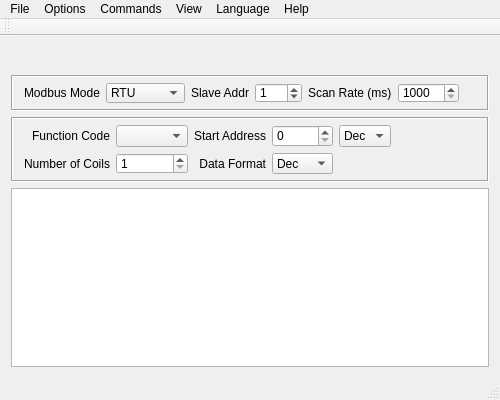
<?xml version="1.0" encoding="UTF-8"?>
<ui version="4.0">
 <class>MainWindow</class>
 <widget class="QMainWindow" name="MainWindow">
  <property name="geometry">
   <rect>
    <x>0</x>
    <y>0</y>
    <width>500</width>
    <height>400</height>
   </rect>
  </property>
  <property name="minimumSize">
   <size>
    <width>500</width>
    <height>400</height>
   </size>
  </property>
  <property name="maximumSize">
   <size>
    <width>720</width>
    <height>720</height>
   </size>
  </property>
  <property name="windowTitle">
   <string>QModMaster</string>
  </property>
  <property name="windowIcon">
   <iconset resource="../icons/icons.qrc">
    <normaloff>:/icons/connect-24.png</normaloff>:/icons/connect-24.png</iconset>
  </property>
  <widget class="QWidget" name="centralWidget">
   <layout class="QVBoxLayout" name="verticalLayout">
    <item>
     <widget class="InfoBar" name="infobar">
      <layout class="QHBoxLayout" name="horizontalLayout_2"/>
     </widget>
    </item>
    <item>
     <widget class="QFrame" name="frame_1">
      <property name="minimumSize">
       <size>
        <width>0</width>
        <height>36</height>
       </size>
      </property>
      <property name="frameShape">
       <enum>QFrame::Box</enum>
      </property>
      <property name="frameShadow">
       <enum>QFrame::Sunken</enum>
      </property>
      <layout class="QHBoxLayout" name="horizontalLayout">
       <property name="topMargin">
        <number>6</number>
       </property>
       <property name="bottomMargin">
        <number>6</number>
       </property>
       <item>
        <widget class="QLabel" name="lblModbusMode">
         <property name="text">
          <string>Modbus Mode</string>
         </property>
         <property name="alignment">
          <set>Qt::AlignRight|Qt::AlignTrailing|Qt::AlignVCenter</set>
         </property>
         <property name="buddy">
          <cstring>cmbModbusMode</cstring>
         </property>
        </widget>
       </item>
       <item>
        <widget class="QComboBox" name="cmbModbusMode">
         <item>
          <property name="text">
           <string notr="true">RTU</string>
          </property>
         </item>
         <item>
          <property name="text">
           <string notr="true">TCP</string>
          </property>
         </item>
         <item>
          <property name="text">
           <string notr="true">RTUTCP</string>
          </property>
         </item>
        </widget>
       </item>
       <item>
        <widget class="QLabel" name="lblSlave">
         <property name="text">
          <string>Slave Addr</string>
         </property>
         <property name="alignment">
          <set>Qt::AlignRight|Qt::AlignTrailing|Qt::AlignVCenter</set>
         </property>
         <property name="buddy">
          <cstring>sbSlaveID</cstring>
         </property>
        </widget>
       </item>
       <item>
        <widget class="QSpinBox" name="sbSlaveID">
         <property name="minimum">
          <number>0</number>
         </property>
         <property name="maximum">
          <number>247</number>
         </property>
         <property name="value">
          <number>1</number>
         </property>
        </widget>
       </item>
       <item>
        <widget class="QLabel" name="lblScan">
         <property name="text">
          <string>Scan Rate (ms)</string>
         </property>
        </widget>
       </item>
       <item>
        <widget class="QSpinBox" name="spInterval">
         <property name="minimum">
          <number>1000</number>
         </property>
         <property name="maximum">
          <number>10000</number>
         </property>
         <property name="singleStep">
          <number>500</number>
         </property>
        </widget>
       </item>
       <item>
        <spacer name="horizontalSpacer_2">
         <property name="orientation">
          <enum>Qt::Horizontal</enum>
         </property>
         <property name="sizeHint" stdset="0">
          <size>
           <width>40</width>
           <height>20</height>
          </size>
         </property>
        </spacer>
       </item>
      </layout>
     </widget>
    </item>
    <item>
     <widget class="QFrame" name="frame_2">
      <property name="minimumSize">
       <size>
        <width>0</width>
        <height>65</height>
       </size>
      </property>
      <property name="frameShape">
       <enum>QFrame::Box</enum>
      </property>
      <property name="frameShadow">
       <enum>QFrame::Sunken</enum>
      </property>
      <layout class="QGridLayout" name="gridLayout">
       <property name="topMargin">
        <number>6</number>
       </property>
       <property name="bottomMargin">
        <number>6</number>
       </property>
       <item row="0" column="1">
        <widget class="QComboBox" name="cmbFunctionCode">
         <property name="frame">
          <bool>true</bool>
         </property>
        </widget>
       </item>
       <item row="0" column="0">
        <widget class="QLabel" name="lblFunctionCode">
         <property name="text">
          <string>Function Code</string>
         </property>
         <property name="alignment">
          <set>Qt::AlignRight|Qt::AlignTrailing|Qt::AlignVCenter</set>
         </property>
         <property name="buddy">
          <cstring>cmbFunctionCode</cstring>
         </property>
        </widget>
       </item>
       <item row="0" column="5">
        <spacer name="horizontalSpacer">
         <property name="orientation">
          <enum>Qt::Horizontal</enum>
         </property>
         <property name="sizeHint" stdset="0">
          <size>
           <width>40</width>
           <height>20</height>
          </size>
         </property>
        </spacer>
       </item>
       <item row="0" column="2">
        <widget class="QLabel" name="lblStartAddress">
         <property name="text">
          <string>Start Address</string>
         </property>
         <property name="alignment">
          <set>Qt::AlignRight|Qt::AlignTrailing|Qt::AlignVCenter</set>
         </property>
         <property name="buddy">
          <cstring>sbStartAddress</cstring>
         </property>
        </widget>
       </item>
       <item row="0" column="3">
        <widget class="QSpinBox" name="sbStartAddress">
         <property name="maximum">
          <number>65535</number>
         </property>
         <property name="displayIntegerBase">
          <number>10</number>
         </property>
        </widget>
       </item>
       <item row="0" column="4">
        <widget class="QComboBox" name="cmbStartAddrBase">
         <property name="currentIndex">
          <number>0</number>
         </property>
         <item>
          <property name="text">
           <string>Dec</string>
          </property>
         </item>
         <item>
          <property name="text">
           <string>Hex</string>
          </property>
         </item>
        </widget>
       </item>
       <item row="1" column="0">
        <widget class="QLabel" name="lblNoOfCoils">
         <property name="text">
          <string>Number of Coils</string>
         </property>
         <property name="alignment">
          <set>Qt::AlignRight|Qt::AlignTrailing|Qt::AlignVCenter</set>
         </property>
         <property name="buddy">
          <cstring>sbNoOfCoils</cstring>
         </property>
        </widget>
       </item>
       <item row="1" column="1">
        <widget class="QSpinBox" name="sbNoOfCoils">
         <property name="minimum">
          <number>1</number>
         </property>
         <property name="maximum">
          <number>65535</number>
         </property>
        </widget>
       </item>
       <item row="1" column="3">
        <widget class="QComboBox" name="cmbBase">
         <property name="currentText">
          <string>Dec</string>
         </property>
         <property name="currentIndex">
          <number>1</number>
         </property>
         <item>
          <property name="text">
           <string>Bin</string>
          </property>
         </item>
         <item>
          <property name="text">
           <string>Dec</string>
          </property>
         </item>
         <item>
          <property name="text">
           <string>Hex</string>
          </property>
         </item>
        </widget>
       </item>
       <item row="1" column="2">
        <widget class="QLabel" name="lblDataFormat">
         <property name="text">
          <string>Data Format</string>
         </property>
         <property name="alignment">
          <set>Qt::AlignRight|Qt::AlignTrailing|Qt::AlignVCenter</set>
         </property>
         <property name="buddy">
          <cstring>sbStartAddress</cstring>
         </property>
        </widget>
       </item>
      </layout>
     </widget>
    </item>
    <item>
     <widget class="QTableView" name="tblRegisters">
      <attribute name="horizontalHeaderVisible">
       <bool>false</bool>
      </attribute>
      <attribute name="horizontalHeaderHighlightSections">
       <bool>true</bool>
      </attribute>
      <attribute name="verticalHeaderVisible">
       <bool>false</bool>
      </attribute>
      <attribute name="verticalHeaderHighlightSections">
       <bool>true</bool>
      </attribute>
     </widget>
    </item>
   </layout>
  </widget>
  <widget class="QMenuBar" name="menuBar">
   <property name="geometry">
    <rect>
     <x>0</x>
     <y>0</y>
     <width>500</width>
     <height>21</height>
    </rect>
   </property>
   <widget class="QMenu" name="menuFile">
    <property name="title">
     <string>File</string>
    </property>
    <addaction name="actionExit"/>
   </widget>
   <widget class="QMenu" name="menuOptions">
    <property name="title">
     <string>Options</string>
    </property>
    <addaction name="actionSerial_RTU"/>
    <addaction name="actionTCP"/>
    <addaction name="separator"/>
    <addaction name="actionSettings"/>
   </widget>
   <widget class="QMenu" name="menuHelp">
    <property name="title">
     <string>Help</string>
    </property>
    <addaction name="actionModbus_Manual"/>
    <addaction name="actionAbout"/>
   </widget>
   <widget class="QMenu" name="menuView">
    <property name="title">
     <string>View</string>
    </property>
    <addaction name="actionOpenLogFile"/>
    <addaction name="actionBus_Monitor"/>
   </widget>
   <widget class="QMenu" name="menuCommands">
    <property name="title">
     <string>Commands</string>
    </property>
    <addaction name="actionConnect"/>
    <addaction name="actionRead_Write"/>
    <addaction name="actionScan"/>
    <addaction name="actionClear"/>
    <addaction name="actionReset_Counters"/>
   </widget>
   <widget class="QMenu" name="menuLanguage">
    <property name="title">
     <string notr="true">Language</string>
    </property>
    <addaction name="actionSimplified_Chinese_zh_CN"/>
    <addaction name="actionTraditional_Chinese_zh_TW"/>
    <addaction name="actionEnglish_en_US"/>
   </widget>
   <addaction name="menuFile"/>
   <addaction name="menuOptions"/>
   <addaction name="menuCommands"/>
   <addaction name="menuView"/>
   <addaction name="menuLanguage"/>
   <addaction name="menuHelp"/>
  </widget>
  <widget class="QToolBar" name="mainToolBar">
   <attribute name="toolBarArea">
    <enum>TopToolBarArea</enum>
   </attribute>
   <attribute name="toolBarBreak">
    <bool>false</bool>
   </attribute>
  </widget>
  <widget class="QStatusBar" name="statusBar">
   <property name="autoFillBackground">
    <bool>false</bool>
   </property>
  </widget>
  <action name="actionExit">
   <property name="icon">
    <iconset resource="../icons/icons.qrc">
     <normaloff>:/icons/exit-16.png</normaloff>:/icons/exit-16.png</iconset>
   </property>
   <property name="text">
    <string>Exit</string>
   </property>
   <property name="iconVisibleInMenu">
    <bool>true</bool>
   </property>
  </action>
  <action name="actionSerial_RTU">
   <property name="icon">
    <iconset resource="../icons/icons.qrc">
     <normaloff>:/icons/serial-pot-16.png</normaloff>:/icons/serial-pot-16.png</iconset>
   </property>
   <property name="text">
    <string notr="true">Modbus RTU...</string>
   </property>
   <property name="iconVisibleInMenu">
    <bool>true</bool>
   </property>
  </action>
  <action name="actionTCP">
   <property name="icon">
    <iconset resource="../icons/icons.qrc">
     <normaloff>:/icons/ethernet-port-16.png</normaloff>:/icons/ethernet-port-16.png</iconset>
   </property>
   <property name="text">
    <string notr="true">Modbus TCP...</string>
   </property>
   <property name="iconVisibleInMenu">
    <bool>true</bool>
   </property>
  </action>
  <action name="actionAbout">
   <property name="icon">
    <iconset resource="../icons/icons.qrc">
     <normaloff>:/icons/info-sign-16.png</normaloff>:/icons/info-sign-16.png</iconset>
   </property>
   <property name="text">
    <string>About...</string>
   </property>
   <property name="iconVisibleInMenu">
    <bool>true</bool>
   </property>
  </action>
  <action name="actionBus_Monitor">
   <property name="icon">
    <iconset resource="../icons/icons.qrc">
     <normaloff>:/icons/TV-16.png</normaloff>:/icons/TV-16.png</iconset>
   </property>
   <property name="text">
    <string>Bus Monitor</string>
   </property>
   <property name="iconVisibleInMenu">
    <bool>true</bool>
   </property>
  </action>
  <action name="actionSettings">
   <property name="icon">
    <iconset resource="../icons/icons.qrc">
     <normaloff>:/icons/options-16.png</normaloff>:/icons/options-16.png</iconset>
   </property>
   <property name="text">
    <string>Settings...</string>
   </property>
   <property name="iconVisibleInMenu">
    <bool>true</bool>
   </property>
  </action>
  <action name="actionRead_Write">
   <property name="icon">
    <iconset resource="../icons/icons.qrc">
     <normaloff>:/icons/data-sort-16.png</normaloff>:/icons/data-sort-16.png</iconset>
   </property>
   <property name="text">
    <string>Read / Write</string>
   </property>
  </action>
  <action name="actionConnect">
   <property name="checkable">
    <bool>true</bool>
   </property>
   <property name="icon">
    <iconset resource="../icons/icons.qrc">
     <normaloff>:/icons/plug-disconnect-16.png</normaloff>
     <normalon>:/icons/plug-connect-16.png</normalon>:/icons/plug-disconnect-16.png</iconset>
   </property>
   <property name="text">
    <string>Connect</string>
   </property>
  </action>
  <action name="actionScan">
   <property name="checkable">
    <bool>true</bool>
   </property>
   <property name="icon">
    <iconset resource="../icons/icons.qrc">
     <normaloff>:/icons/cyclic-process-16.png</normaloff>:/icons/cyclic-process-16.png</iconset>
   </property>
   <property name="text">
    <string>Scan</string>
   </property>
  </action>
  <action name="actionReset_Counters">
   <property name="icon">
    <iconset resource="../icons/icons.qrc">
     <normaloff>:/icons/reset-16.png</normaloff>:/icons/reset-16.png</iconset>
   </property>
   <property name="text">
    <string>Reset Counters</string>
   </property>
  </action>
  <action name="actionSimplified_Chinese_zh_CN">
   <property name="icon">
    <iconset resource="../icons/icons.qrc">
     <normaloff>:/icons/China-flag-16.png</normaloff>:/icons/China-flag-16.png</iconset>
   </property>
   <property name="text">
    <string notr="true">简体中文 (zh_CN)</string>
   </property>
   <property name="iconText">
    <string notr="true">简体中文 (zh_CN)</string>
   </property>
   <property name="toolTip">
    <string notr="true">简体中文 (zh_CN)</string>
   </property>
  </action>
  <action name="actionTraditional_Chinese_zh_TW">
   <property name="icon">
    <iconset resource="../icons/icons.qrc">
     <normaloff>:/icons/Taiwan-flag-16.png</normaloff>:/icons/Taiwan-flag-16.png</iconset>
   </property>
   <property name="text">
    <string notr="true">繁體中文 (zh_TW)</string>
   </property>
   <property name="iconText">
    <string notr="true">繁體中文 (zh_TW)</string>
   </property>
   <property name="toolTip">
    <string notr="true">繁體中文 (zh_TW)</string>
   </property>
  </action>
  <action name="actionEnglish_en_US">
   <property name="icon">
    <iconset resource="../icons/icons.qrc">
     <normaloff>:/icons/usa-flag-16.png</normaloff>:/icons/usa-flag-16.png</iconset>
   </property>
   <property name="text">
    <string notr="true">English (en_US)</string>
   </property>
   <property name="iconText">
    <string notr="true">English (en_US)</string>
   </property>
   <property name="toolTip">
    <string notr="true">English (en_US)</string>
   </property>
  </action>
  <action name="actionOpenLogFile">
   <property name="icon">
    <iconset resource="../icons/icons.qrc">
     <normaloff>:/icons/text-x-log-16.png</normaloff>:/icons/text-x-log-16.png</iconset>
   </property>
   <property name="text">
    <string>Log File</string>
   </property>
  </action>
  <action name="actionClear">
   <property name="icon">
    <iconset resource="../icons/icons.qrc">
     <normaloff>:/icons/edit-clear-16.png</normaloff>:/icons/edit-clear-16.png</iconset>
   </property>
   <property name="text">
    <string>Clear Table</string>
   </property>
  </action>
  <action name="actionModbus_Manual">
   <property name="icon">
    <iconset resource="../icons/icons.qrc">
     <normaloff>:/icons/help-desk-icon-16.png</normaloff>:/icons/help-desk-icon-16.png</iconset>
   </property>
   <property name="text">
    <string>Modbus Manual</string>
   </property>
  </action>
 </widget>
 <layoutdefault spacing="6" margin="11"/>
 <customwidgets>
  <customwidget>
   <class>InfoBar</class>
   <extends>QFrame</extends>
   <header>src/infobar.h</header>
   <container>1</container>
  </customwidget>
 </customwidgets>
 <tabstops>
  <tabstop>tblRegisters</tabstop>
 </tabstops>
 <resources>
  <include location="../icons/icons.qrc"/>
 </resources>
 <connections>
  <connection>
   <sender>actionExit</sender>
   <signal>triggered()</signal>
   <receiver>MainWindow</receiver>
   <slot>close()</slot>
   <hints>
    <hint type="sourcelabel">
     <x>-1</x>
     <y>-1</y>
    </hint>
    <hint type="destinationlabel">
     <x>199</x>
     <y>149</y>
    </hint>
   </hints>
  </connection>
 </connections>
</ui>
